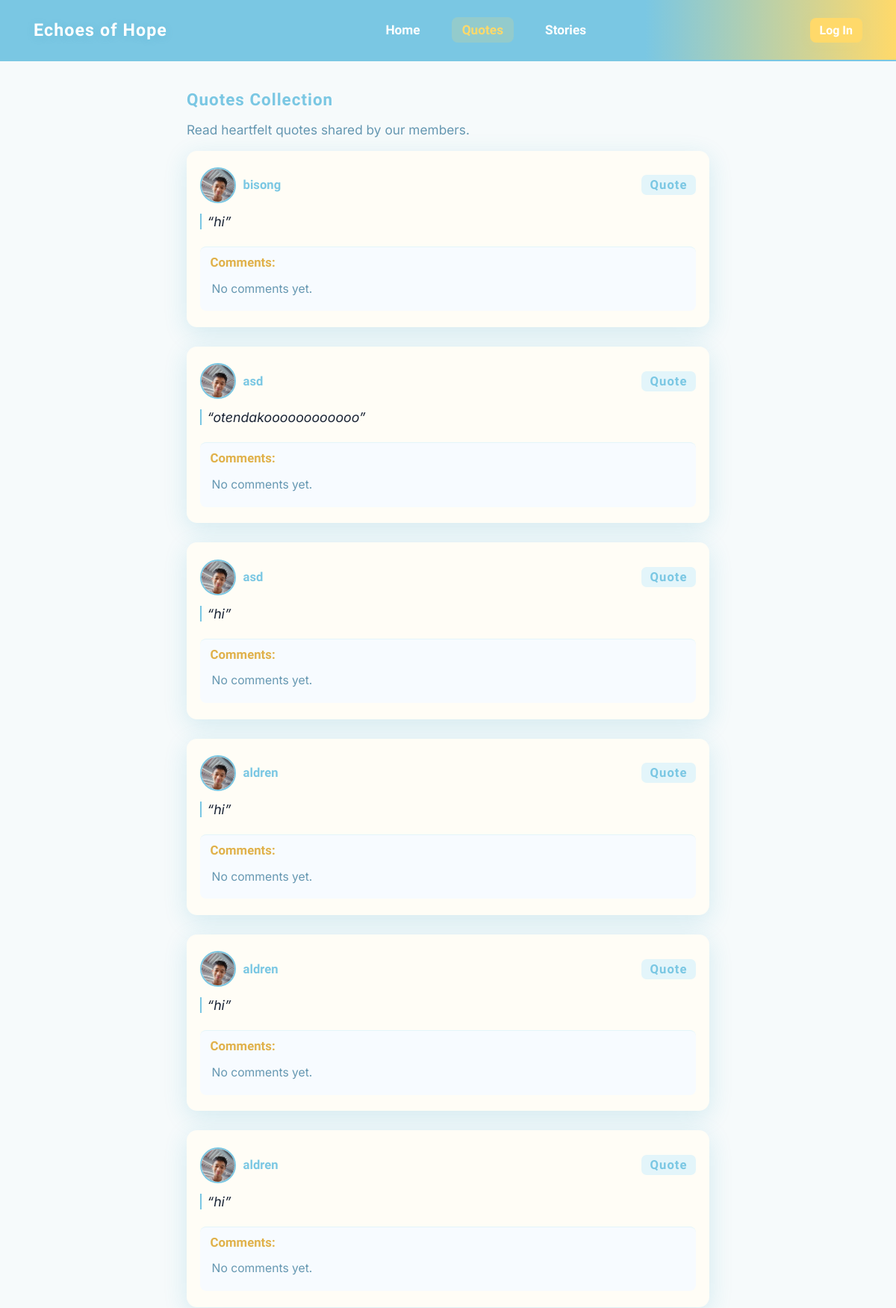
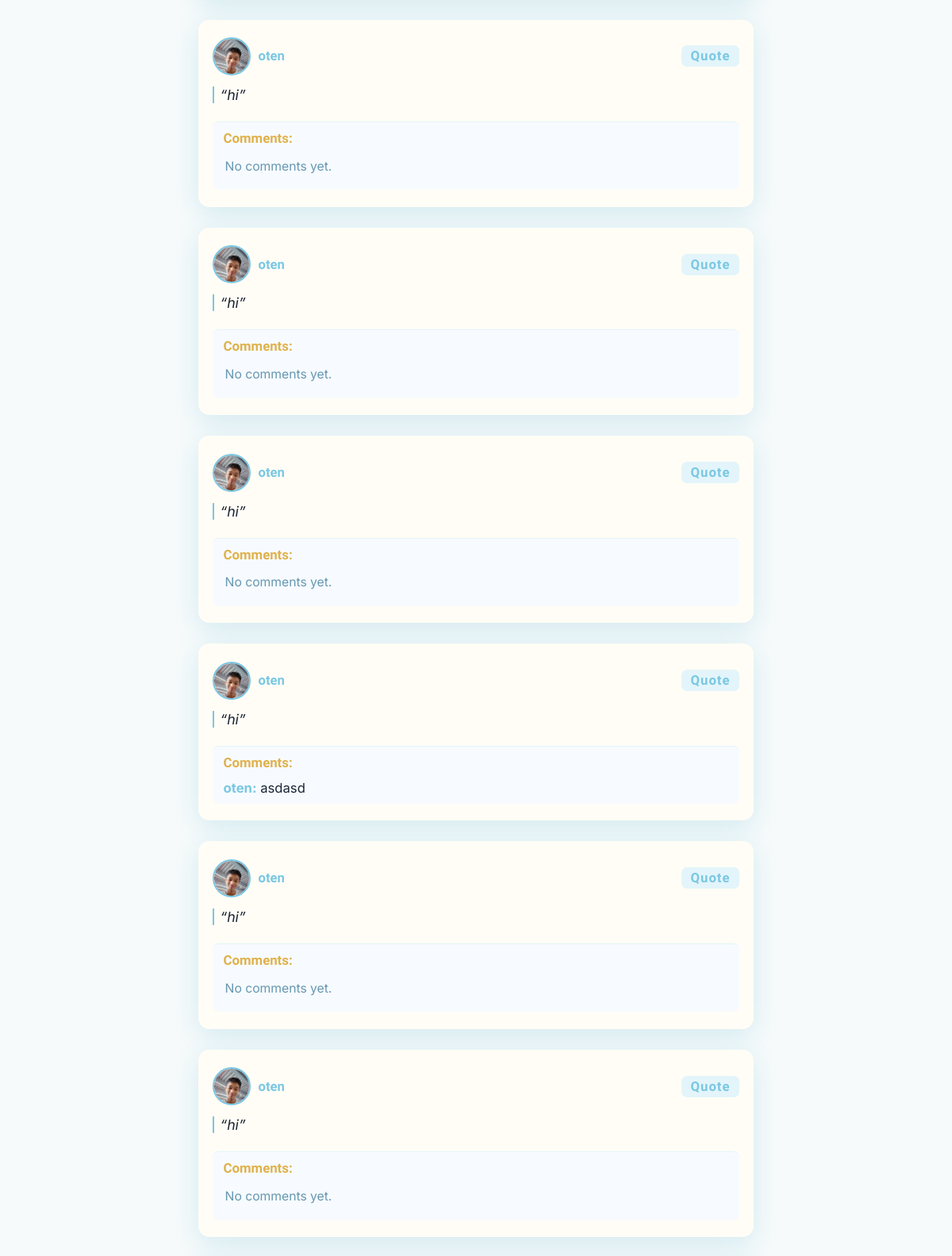
Screenshot of /quotes (upper part) with the database file from the repository (2 pictures, top to bottom).
### tables this page shows
CREATE TABLE posts (
                    id INTEGER PRIMARY KEY AUTOINCREMENT,
                    username TEXT NOT NULL,
                    content TEXT NOT NULL,
                    type TEXT NOT NULL CHECK (type IN ('story', 'quote')),
                    created_at TIMESTAMP DEFAULT CURRENT_TIMESTAMP
                , original_author TEXT);

CREATE TABLE comments (
                    id INTEGER PRIMARY KEY AUTOINCREMENT,
                    post_id INTEGER,
                    username TEXT,
                    text TEXT,
                    created_at TIMESTAMP DEFAULT CURRENT_TIMESTAMP,
                    FOREIGN KEY (post_id) REFERENCES posts(id)
                );

### app.py (the view)
@app.route('/quotes')
def quotes():
    posts = get_posts("quote")
    return render_template('quotes.html', posts=posts)

### app.py (called while the page is built)
def get_db():
    if "db" not in g:
        g.db = sqlite3.connect(DATABASE)
        g.db.row_factory = sqlite3.Row
    return g.db

### templates/quotes.html (shortened to what this page needs)
<!DOCTYPE html>
<html lang="en">
<head>
</head>
<body>
<nav class="navbar">
  <div class="nav-left"><a href="{{ url_for('home') }}">Echoes of Hope</a></div>
  <div class="nav-center">
    <a href="{{ url_for('index') }}">Home</a>
    <a class="active" href="{{ url_for('quotes') }}">Quotes</a>
    <a href="{{ url_for('stories') }}">Stories</a>
  </div>
  <div class="nav-right">
    {% if session.username %}
      <a href="{{ url_for('profile', username=session.username) }}">{{ session.username }}</a>
      <a class="btn" href="{{ url_for('logout') }}">Log Out</a>
    {% else %}
      <a class="btn" href="{{ url_for('login') }}">Log In</a>
    {% endif %}
  </div>
</nav>
<div class="container">
  <h2>Quotes Collection</h2>
  <p>Read heartfelt quotes shared by our members.</p>
  {% for post in posts %}
  <div class="post">
    <div class="post-header">
      <img src="{{ url_for('static', filename='user1.jpg') }}">
      <span>{{ post['username'] }}</span>
      <span class="post-type-label">{{ post['type']|capitalize }}</span>
    </div>
    <div class="post-body">“{{ post['text'] }}”</div>
    <div class="comments">
      <h4>Comments:</h4>
      {% for c in post.comments %}
        <div class="comment"><strong>{{ c['username'] }}:</strong> {{ c['text'] }}</div>
      {% else %}
        <p style="color:var(--text-muted);font-size:0.98rem;padding-left:2px;">No comments yet.</p>
      {% endfor %}
    </div>
  </div>
  {% else %}
    <p>No quotes posted yet.</p>
  {% endfor %}
</div>
</body>
</html>

### templates/quotes.html (style rules this page uses)
:root { --primary: #7AC7E3; --accent: #FFD96A; --accent-dark: #E0B14A; --bg: #F6FAFB; --card: #FFFDF6; --text-main: #1B2536; --text-muted: #6597b1; --gray: #E3F5FA; --radius: 14px; --shadow-lg: 0 8px 32px #219EBC29; }
body { background: var(--bg); font-family: 'Inter', 'Quicksand', sans-serif; margin: 0; color: var(--text-main); }
.navbar { position: sticky; top: 0; z-index: 1000; display: flex; justify-content: space-between; align-items: center; background: linear-gradient(90deg, var(--primary) 72%, var(--accent) 100%); padding: 23px 45px; border-bottom: 2px solid var(--primary); box-shadow: 0 3px 12px var(--primary)22; font-family: 'Quicksand', sans-serif; }
.navbar .nav-left a { font-weight: 700; font-size: 1.45rem; color: #fff; text-decoration: none; letter-spacing: 1.1px; text-shadow: 0 2px 12px #219ebc29; }
.nav-center { display: flex; gap: 28px; font-size:1.08rem; font-family: 'Quicksand', sans-serif; }
.nav-center a { text-decoration: none; color: #fff; font-weight: 600; padding: 7px 14px; border-radius: 8px; transition: background .22s, color .19s; }
.nav-center a.active, .nav-center a:hover { background: rgba(255,217,106,.19); color: var(--accent); }
.nav-right { display: flex; align-items: center; gap: 15px; }
.nav-right span, .nav-right a { font-weight: 700; color: #fff; font-family: 'Quicksand', sans-serif; text-decoration: none; padding: 7px 13px; border-radius: 8px; }
.btn { background: var(--accent); color: var(--text-main); font-weight: 700; font-family: 'Quicksand',sans-serif; border-radius: 8px; padding: 7px 18px; border: none; box-shadow: 0 2px 14px #ffd96a21; cursor: pointer; transition: background .21s; margin-left: 7px; }
.container { max-width: 700px; margin: 38px auto; padding: 0 7vw; }
h2 { font-family: 'Quicksand',sans-serif; color: var(--primary); font-size: 1.4rem; font-weight: 700; letter-spacing: 1px; margin-top: 0; margin-bottom:8px; }
.container > p { color: var(--text-muted); font-size:1.08rem; }
.post { background: var(--card); border-radius: var(--radius); padding: 1.4rem 1.1rem 1.1rem 1.1rem; box-shadow: var(--shadow-lg); margin-bottom: 26px; font-family: 'Inter',sans-serif; display: flex; flex-direction: column; align-items: stretch; }
.post-header { display: flex; align-items: center; gap: 10px; margin-bottom: 14px; }
.post-header img { width: 44px; height: 44px; border-radius: 50%; object-fit: cover; border:2px solid var(--primary); }
.post-header span { font-family: 'Quicksand',sans-serif; font-weight: 600; font-size: 1.04rem; color: var(--primary); }
.post-type-label { margin-left: auto; background: var(--gray); color: var(--primary); font-size: 0.88rem; padding: 4px 12px; border-radius: 7px; font-family:'Quicksand',sans-serif; letter-spacing: 0.06em; }
.post-body { font-family: 'Inter',sans-serif; font-style: italic; color: var(--text-main); font-size: 1.11rem; margin-bottom: 10px; padding-left: 8px; border-left: 2px solid var(--primary); }
.comments { background: #f7fbff; border-radius: 8px; border-top: 1px solid var(--gray); padding: 10px 14px 5px 14px; margin-top: 13px; margin-bottom: 4px; }
.comments h4 { margin: 0 0 7px 0; font-family: 'Quicksand',sans-serif; font-size: 1.05rem; color: var(--accent-dark); font-weight: 700; }
.comment { padding: 5px 0; border-bottom: 1px solid #edf4fa; font-size:1.04rem; color: var(--text-main); }
.comment:last-child { border-bottom: none; }
.comment strong { color: var(--primary); font-weight: 700; }

### rows the page displays
posts: username "bisong", type "Quote", text "hi"
posts: username "asd", type "Quote", text "otendakoooooooooooo"
posts: username "asd", type "Quote", text "hi"
posts: username "aldren", type "Quote", text "hi"
posts: username "aldren", type "Quote", text "hi"
posts: username "aldren", type "Quote", text "hi"
posts: username "oten", type "Quote", text "hi"
posts: username "oten", type "Quote", text "hi"
posts: username "oten", type "Quote", text "hi"
posts: username "oten", type "Quote", text "hi"
comments: username "oten", text "asdasd"
posts: username "oten", type "Quote", text "hi"
posts: username "oten", type "Quote", text "hi"
